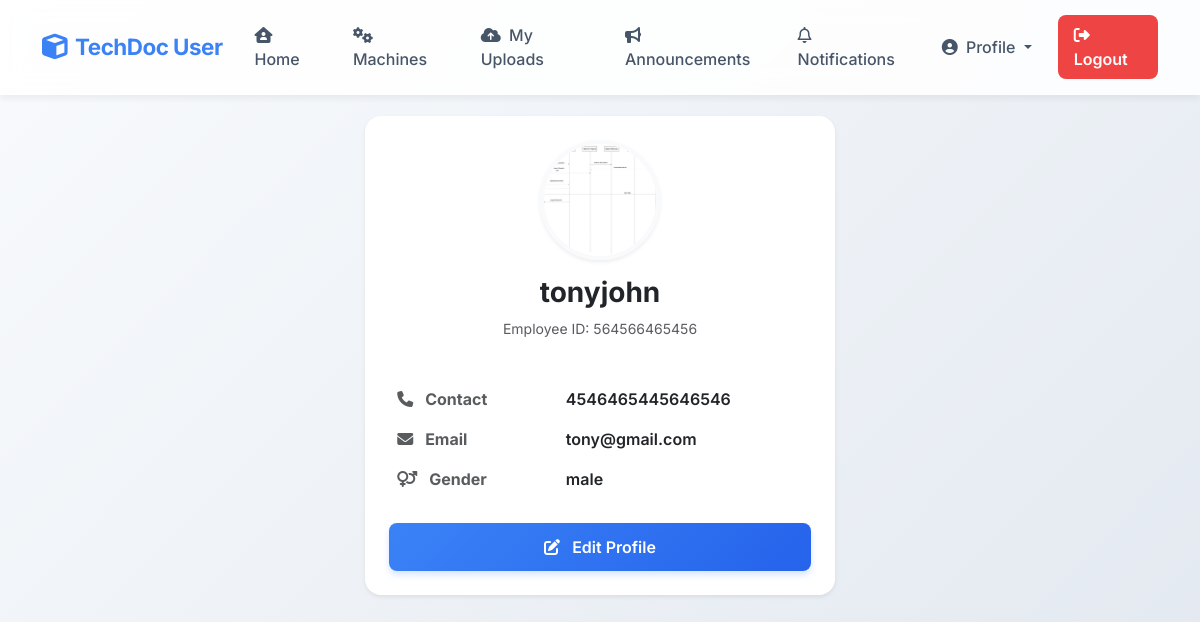
Page /user/Myprofile/ (signed in) on the committed database.
### guest/models.py (models this page shows)
class User(models.Model):
    name = models.CharField(max_length=50)
    contact = models.CharField(max_length=50)
    employeid = models.CharField(max_length=50)
    email = models.EmailField(unique=True, null=True)
    gender = models.CharField(max_length=50)
    photo = models.FileField(upload_to='UserPhoto/')
    password = models.CharField(max_length=50, unique=True)
    status = models.CharField(max_length=20, default='pending')
    class Meta:
        db_table = 'tbl_user'

### user/views.py (the view)
# urls.py: path('Myprofile/', views.myprofile,name="myprofile"),
def myprofile(request):
    data = User.objects.get(id=request.session['uid'])
    return render(request, "user/Myprofile.html", {'data': data})

### user/Templates/user/Myprofile.html (shortened to what this page needs)
{% include 'user/Header.html' %}
<div class="row justify-content-center mb-5">
    <div class="col-md-6 col-lg-5">
        <div class="card shadow-sm border-0 text-center p-4" style="border-radius: 16px;">
            <div class="mb-4">
                {% if data.photo %}
                <img src="{{ data.photo.url }}" alt="Profile Photo" class="rounded-circle shadow-sm"
                    style="width: 120px; height: 120px; object-fit: cover; border: 4px solid #f8fafc;">
                {% endif %}
                <h3 class="mt-3 fw-bold text-dark">{{ data.name }}</h3>
                <p class="text-muted small">Employee ID: {{ data.employeid }}</p>
            </div>
            <table class="table table-borderless text-start align-middle mb-4">
                <tbody>
                    <tr>
                        <td class="text-muted fw-bold" style="width: 40%;"><i class="fa-solid fa-phone me-2"></i>
                            Contact</td>
                        <td class="fw-semibold text-dark">{{ data.contact }}</td>
                    </tr>
                    <tr>
                        <td class="text-muted fw-bold"><i class="fa-solid fa-envelope me-2"></i> Email</td>
                        <td class="fw-semibold text-dark">{{ data.email }}</td>
                    </tr>
                    <tr>
                        <td class="text-muted fw-bold"><i class="fa-solid fa-venus-mars me-2"></i> Gender</td>
                        <td class="fw-semibold text-dark">{{ data.gender }}</td>
                    </tr>
                </tbody>
            </table>
            <a href="{% url 'webuser:editprofile' %}" class="btn btn-primary-custom w-100">
                <i class="fa-solid fa-pen-to-square me-2"></i> Edit Profile
            </a>
        </div>
    </div>
</div>
</div>
</body>
</html>

### user/Templates/user/Header.html (style rules this page uses)
:root { --primary-color: #3b82f6; --secondary-color: #f59e0b; --dark-bg: #1e293b; --card-bg: rgba(255, 255, 255, 0.95); }
body { font-family: 'Inter', sans-serif; background: linear-gradient(135deg, #f8fafc 0%, #e2e8f0 100%); min-height: 100vh; color: #334155; overflow-x: hidden; padding-top: 76px; }
.btn-primary-custom { background: linear-gradient(135deg, var(--primary-color) 0%, #2563eb 100%); border: none; border-radius: 8px; padding: 12px 24px; color: white; font-weight: 600; transition: all 0.3s ease; box-shadow: 0 4px 6px rgba(59, 130, 246, 0.2); }

### rows in the picture
User: photo (placeholder picture), name "tonyjohn", employeid "564566465456", contact "4546465445646546", email "tony@gmail.com", gender "male"
